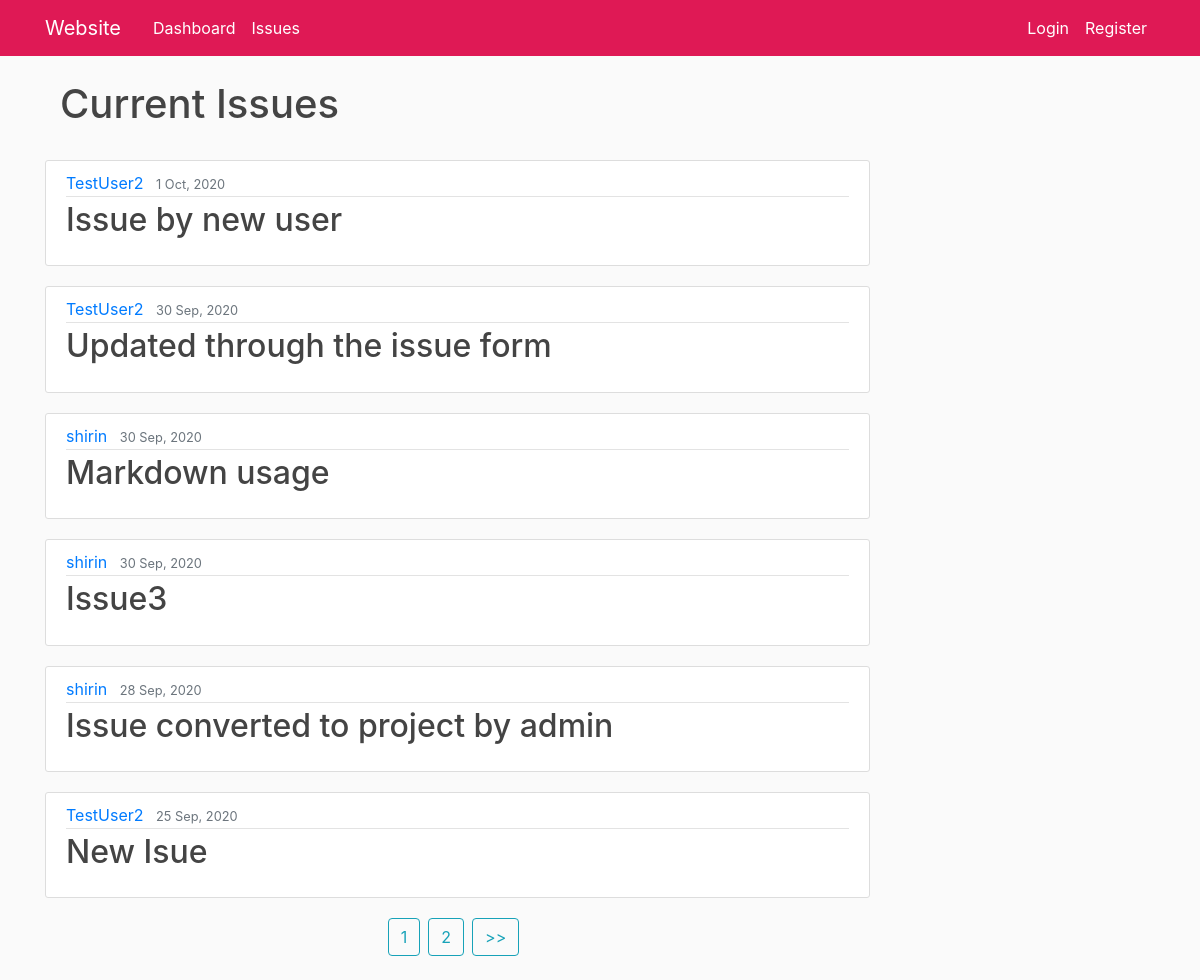
The app's page /issue/, older data.
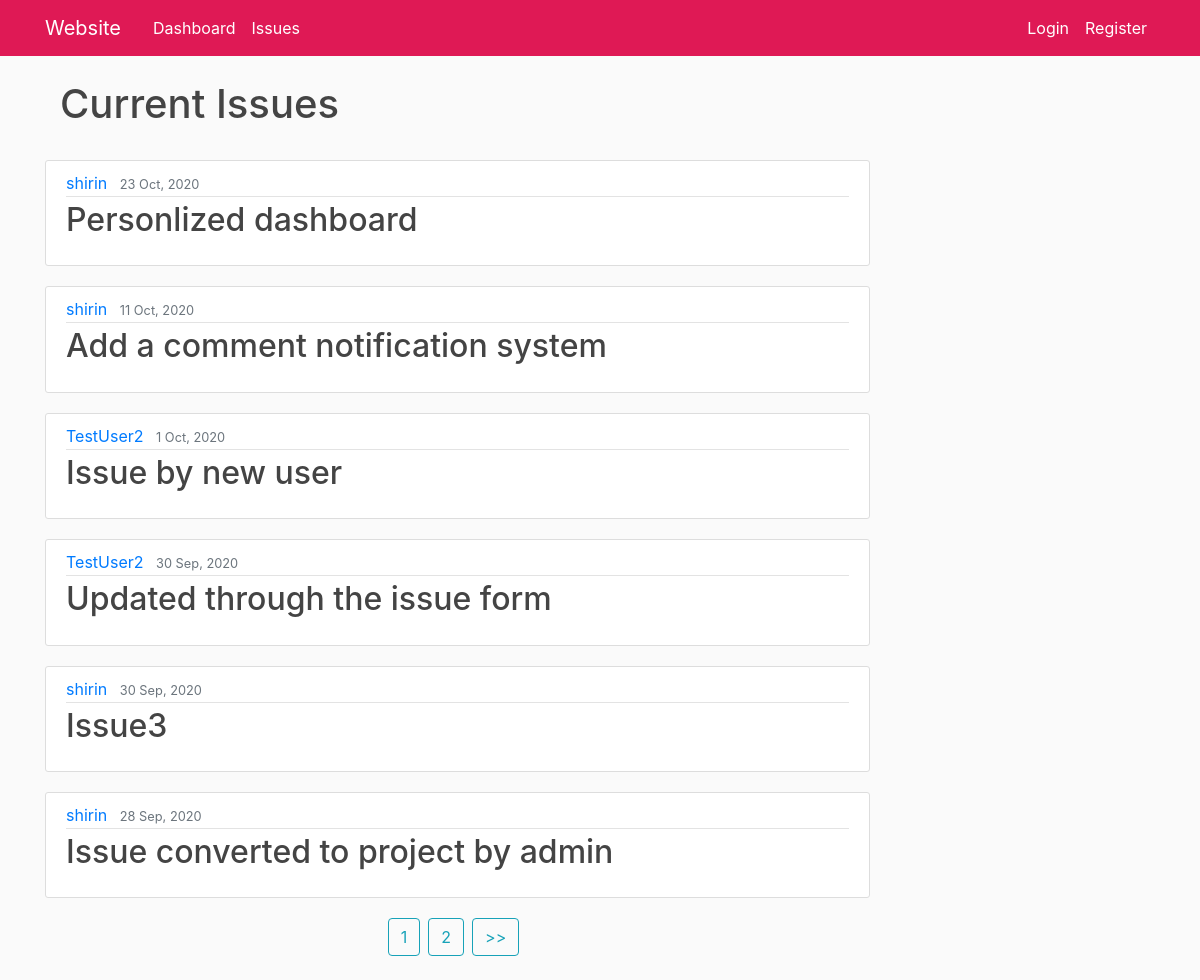
The same page, newer data.
### issue/models.py (models this page shows, shortened)
class Issue(models.Model):
    PRIORITY_CHOICES= (
        ('high','high'),
        ('medium','medium'),
        ('low', 'low')
    )
    title=models.CharField(max_length=100)
    content=RichTextUploadingField(verbose_name='Body',null=True,blank=True)
    date_created=models.DateTimeField(default=timezone.now)
    priority=models.CharField(max_length=30, choices=PRIORITY_CHOICES)
    author = models.ManyToManyField(User)
    completed = models.BooleanField(default=False)
    def body_summary(self):
        return markdownify(self.content[:200] + "...")

### issue/views.py (the view)
# urls.py: path('', views.IssueListView.as_view(), name='issue-home'),
class IssueListView(ListView):
    model = Issue
    template_name='issue/home.html'
    context_object_name='posts'
    paginate_by=6
    def get_queryset(self):
        return Issue.objects.filter(completed=False).order_by('-id')

### issue/templates/issue/home.html (shortened to what this page needs)
{% extends "issue/base.html" %}
{% block content %}
  <div class="col-md-9">
    {% if posts.first.completed %}
    <div class="col-md-5">
      <h1 style="align-content: center;">Archives</h1>
      <br>
    </div>
    {% else %}
    <div class="col-md-5">
      <h1 style="align-content: center;">Current Issues</h1>
      <br>
    </div>
    {%endif%}
    {% for post in posts %}
      <article class="media content-section">
          <div class="media-body">
            <div class="article-metadata">
              <a class="mr-2" href="{% url 'user-issues' post.author.first.username %}">{{ post.author.first }}</a>
              <small class="text-muted">{{ post.date_created|date:"j M, Y"}}</small>
            </div>
            <h2><a class="article-title" href="{% url 'issue-detail' post.id %}">{{ post.title }}</a></h2>
          </div>
      </article>
    {%endfor%}
    <div class="d-flex justify-content-center">
      {% if is_paginated %}
          {% for num in page_obj.paginator.page_range %}
              {% if page_obj.number == num %}
                  <a class="btn btn-outline-info mb-4 mr-2" href="?page={{ num }}">{{ num }}</a>
              {% elif num > page_obj.number|add:'-2' and num < page_obj.number|add:'2' %}
                  <a class="btn btn-outline-info mb-4 mr-2" href="?page={{ num }}">{{ num }}</a>
              {% endif %}
          {% endfor %}
          {% if page_obj.has_next %}
              <a class="btn btn-outline-info mb-4 mr-2" href="?page={{ page_obj.next_page_number }}">
                  >>
              </a>
          {% endif %}
      {% endif %}
      </div>
  </div>
    </div>
{% endblock content %}

Row changes from the older to the newer data that the page shows:
no longer on this page (row edited): Issue: author.first "shirin", date_created "30 Sep, 2020", title "Markdown usage"
no longer on this page (row unchanged): Issue: author.first "TestUser2", date_created "25 Sep, 2020", title "New Isue"
added Issue: author.first "shirin", date_created "23 Oct, 2020", title "Personlized dashboard"
added Issue: author.first "shirin", date_created "11 Oct, 2020", title "Add a comment notification system"
